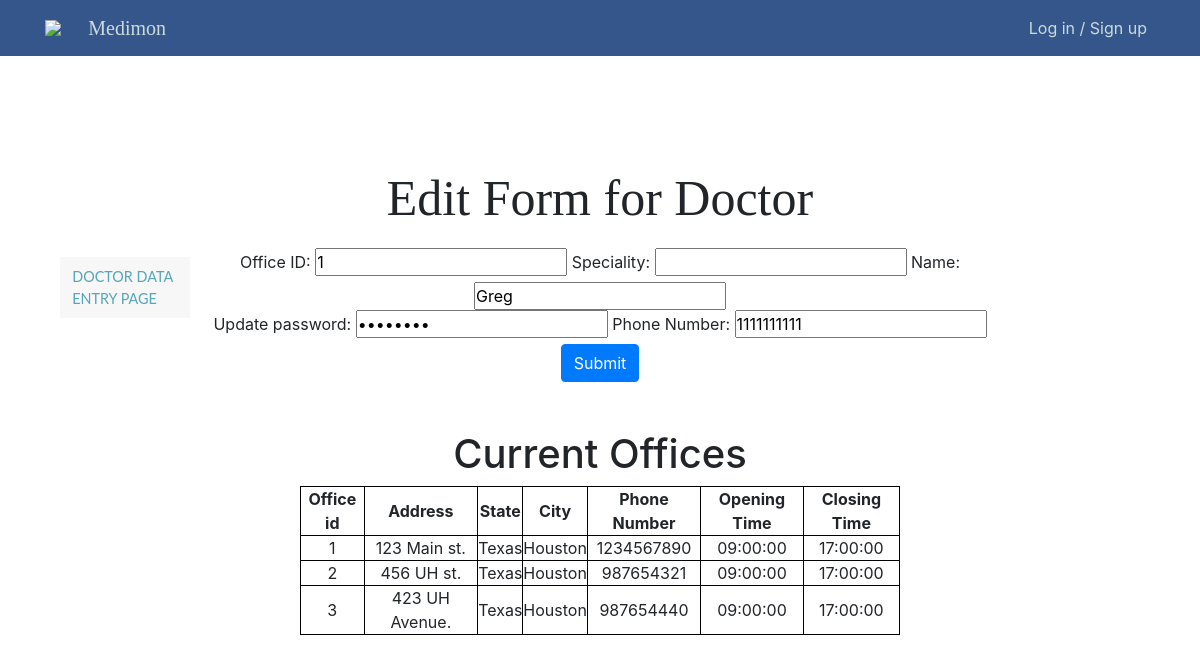
The page /adminPages/editDoctor.php?update_Did=1 on the database its author committed.
### tables this page shows
CREATE TABLE DOCTOR (
    Doctor_id      INT AUTO_INCREMENT,
    Office_id      INT,
    Speciality     VARCHAR(30),
    Name           VARCHAR(20),
    Password       VARCHAR(255) NOT NULL,
    Phone_number   CHAR(10) UNIQUE,
    PRIMARY KEY (Doctor_id),
    FOREIGN KEY (Office_id) REFERENCES OFFICE(Office_id) ON DELETE SET NULL
);

CREATE TABLE OFFICE (
    Office_id    INT AUTO_INCREMENT,
    Address      VARCHAR(30),
    City         VARCHAR(15),
    State        VARCHAR(15),
    Phone_number CHAR(10) UNIQUE,
    Open_time    TIME NOT NULL,
    Close_time   TIME NOT NULL,
    PRIMARY KEY  (Office_id)
);

### adminPages/editDoctor.php (the view, shortened to what this page needs)
<?php
require_once "../php/config.php";
$sql = "SELECT * FROM OFFICE";
$result = mysqli_query($db, $sql);
$OtableResult = "";
if ($result->num_rows > 0) {
  while($row = $result-> fetch_assoc()) {
    $OtableResult .= "<tr>" . "<td>" . $row["Office_id"] . "</td><td>" .  $row["Address"]. "</td><td>" . $row["State"] . "</td><td>"
                    . $row["City"] . "</td><td>" . $row["Phone_number"] . "</td>" . "</td><td>" . $row["Open_time"] . "</td>"
                    . "</td><td>" . $row["Close_time"] . "</td>" . "<tr>";
  }
}
$id =$_GET['update_Did'];
$result = mysqli_query($db, "SELECT * FROM DOCTOR WHERE Doctor_id = '$id'");
$row = mysqli_fetch_array($result);
?>
<!doctype html>
<html lang="en">
<head>
  <link rel="stylesheet" href="../css/style.css">
  <link rel="stylesheet" href="https://stackpath.bootstrapcdn.com/bootstrap/4.3.1/css/bootstrap.min.css"
>
</head>
<nav class="floating-menu">
        <a href="doctorDataEntry.php">
            <div>
                Doctor Data Entry Page
            </div>
        </a>
    </nav>
<?php include_once("../php/header.php"); ?>
<body>
  <section>
    <br><br>
    <h1 class="text-center" id="data-entry-header">Edit Form for Doctor</h1>
  </section>
<section id="dataEntry">
<form action="" method="POST">
              <label for="OFFID">Office ID:</label>
              <input type="number" id="OFFID" name="OFFID" value = "<?php echo $row['Office_id']; ?>" required>
              <label for="SPType">Speciality:</label>
              <input type="text" id="SPType" name="SPType" maxlength = "30" value = "<?php echo $row['Speciality']; ?>">
              <label for="Dname">Name:</label>
              <input type="text" id="Dname" name="Dname" maxlength="20" value = "<?php echo $row['Name']; ?>" required>
              <br>
              <label for="DPWord">Update password:</label>
              <input type="Password" id="DPWord" name="DPWord" value = "<?php echo $row['Password']; ?>" required>
              <label for="DPhoneNum">Phone Number:</label>
              <input type="text" id="DPhoneNum" name="DPhoneNum" maxlength="10" value = "<?php echo $row['Phone_number']; ?>" required>
              <br>
              <button type="submit" class="btn btn-primary" name="SubmitD" value ="SubmitD">Submit</button>
  </form>
  <br><br>
  <h1>Current Offices</h1>
              <table  class = "center" border="6">
              <thead class="thead">
                <tr>
                  <th>Office id</th>
                  <th>Address</th>
                  <th>State</th>
                  <th>City</th>
                  <th>Phone Number</th>
                   <th>Opening Time</th>
                    <th>Closing Time</th>
                </tr>
                <?php echo $OtableResult;?>
              </thead>
            </table>
</section>
</body>
</html>

### css/style.css (style rules this page uses)
html { height: 100%; }
body { margin: 0; height: 100%; background: #abadaf; font-family: Dotum,'돋움',Helvetica,sans-serif; }
input { font-family: Dotum,'돋움',Helvetica,sans-serif; }
* { padding: 0px; margin: 0px; box-sizing: border-box; }
table { width: 600px; }
#dataEntry { width: 850px; background-size: cover; position: relative; margin-top: 100px; height: 780px; text-align: center; margin: 0 auto; margin-bottom: 400px; }
#data-entry-header { margin-top: 10%; margin-bottom: 20px; font-family:Cambria, Cochin, Georgia, Times, 'Times New Roman', serif; font: bold; font-size: 50px; }
.floating-menu { top:25%; left:5%; font-family: sans-serif; background: rgb(247, 247, 247); padding: 5px;; width: 130px; z-index: 100; position: fixed; }
.floating-menu a, .floating-menu h3 { font-size: 0.9em; display: block; margin: 0 0.5em; color: white; }
.floating-menu { display: flex; flex-direction: column; align-items: start; list-style-type: none; }
.floating-menu a { position: relative; display: block; padding: 4px 0; font-family: Lato, sans-serif; color: #56a6ba; text-decoration: none; text-transform: uppercase; transition: 0.5s; }
.floating-menu ::after { position: absolute; content: ""; top: 100%; left: 0; width: 100%; height: 3px; background: #3498db; transform: scaleX(0); transform-origin: right; transition: transform 0.5s; }

### adminPages/editDoctor.php (style rules this page uses)
table, th, td { border: 1px solid black; border-collapse: collapse; }
table.center { margin-left: auto; margin-right: auto; }

### rows shown on the page
doctor: OFFID "1", Dname "Greg", DPhoneNum "1111111111"
office: Office_id "1", Address "123 Main st.", State "Texas", City "Houston", Phone_number "1234567890", Open_time "09:00:00", Close_time "17:00:00"
office: Office_id "2", Address "456 UH st.", State "Texas", City "Houston", Phone_number "987654321", Open_time "09:00:00", Close_time "17:00:00"
office: Office_id "3", Address "423 UH Avenue.", State "Texas", City "Houston", Phone_number "987654440", Open_time "09:00:00", Close_time "17:00:00"
